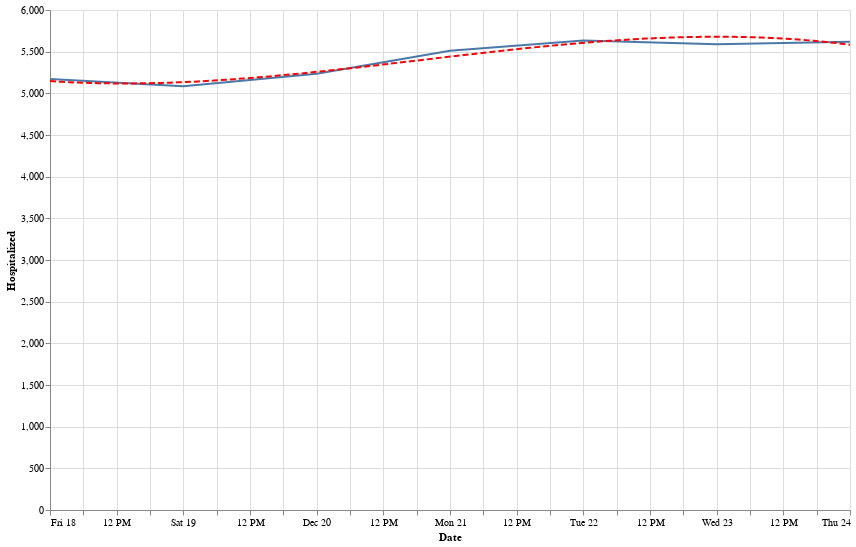

Source (notebook cell):
### Code cell
state = alt.Chart(data[data['State'] == 'FL'].sort_values('Date').tail(7)).mark_line().encode(
    x='Date:T',
    y='Hospitalized:Q'
)
reg = state.transform_regression("Date", "Hospitalized", method="poly").mark_line(color='red', strokeDash=[6,3])
(state+reg).properties(width=800, height=500).interactive()

### Figure 1 — Vega-Lite specification as saved in the notebook (floating-point values rounded to 4 significant figures)
{"config": {"view": {"continuousWidth": 400, "continuousHeight": 300}}, "layer": [{"mark": "line", "encoding": {"x": {"type": "temporal", "field": "Date"}, "y": {"type": "quantitative", "field": "Hospitalized"}}, "selection": {"selector008": {"type": "interval", "bind": "scales", "encodings": ["x", "y"]}}}, {"mark": {"type": "line", "color": "red", "strokeDash": [6, 3]}, "encoding": {"x": {"type": "temporal", "field": "Date"}, "y": {"type": "quantitative", "field": "Hospitalized"}}, "transform": [{"on": "Date", "regression": "Hospitalized", "method": "poly"}]}], "data": {"name": "data-05334ea1bb657e4c00856412325d8ee0"}, "height": 500, "width": 800, "$schema": "https://vega.github.io/schema/vega-lite/v4.8.1.json", "datasets": {"data-05334ea1bb657e4c00856412325d8ee0": [{"State": "FL", "Date": "12-18-2020", "Confirmed": 1181000.0, "Deaths": 20400.0, "Recovered": 0.0, "Confirmed_New": 13000.0, "Deaths_New": 96.0, "Recovered_New": 0.0, "Active": 1161000.0, "positive": 1162000.0, "probableCases": 138600.0, "negative": 6966000.0, "pending": 6550.0, "totalTestResultsSource": "totalTestEncountersViral", "totalTestResults": 14390000.0, "Hospitalized": 5172.0, "hospitalizedCumulative": 60390.0, "inIcuCurrently": null, "inIcuCumulative": null, "onVentilatorCurrently": null, "onVentilatorCumulative": null, "recovered": null, "dataQualityGrade": "A", "lastUpdateEt": "12/17/2020 23:59", "dateModified": "2020-12-17T23:59:00Z", "checkTimeEt": "12/17 18:59", "death": 20690.0, "hospitalized": 60390.0, "dateChecked": "2020-12-17T23:59:00Z", "totalTestsViral": 12820000.0, "positiveTestsViral": 1510000.0, "negativeTestsViral": 11260000.0, "positiveCasesViral": 1023000.0, "deathConfirmed": null, "deathProbable": null, "totalTestEncountersViral": 14390000.0, "totalTestsPeopleViral": 8128000.0, "totalTestsAntibody": 650400.0, "positiveTestsAntibody": 71850.0, "negativeTestsAntibody": 578100.0, "totalTestsPeopleAntibody": 630800.0, "positiveTestsPeopleAntibody": 69600.0, "negativeTestsPeopleAntibody": 560900.0, "totalTestsPeopleAntigen": null, "positiveTestsPeopleAntigen": null, "totalTestsAntigen": null, "positiveTestsAntigen": null, "fips": 12.0, "positiveIncrease": 12830.0, "negativeIncrease": 43650.0, "total": 8135000.0, "totalTestResultsIncrease": 132700.0, "posNeg": 8128000.0, "deathIncrease": 96.0, "hospitalizedIncrease": 315.0, "hash": "0c99461d0543168ac6fbbea0bad1e059315fb360", "commercialScore": 0.0, "negativeRegularScore": 0.0, "negativeScore": 0.0, "positiveScore": 0.0, "score": 0.0, "grade": null}, {"State": "FL", "Date": "12-19-2020", "Confirmed": 1193000.0, "Deaths": 20470.0, "Recovered": 0.0, "Confirmed_New": 11680.0, "Deaths_New": 72.0, "Recovered_New": 0.0, "Active": 1173000.0, "positive": 1173000.0, "probableCases": 142500.0, "negative": 7007000.0, "pending": 6620.0, "totalTestResultsSource": "totalTestEncountersViral", "totalTestResults": 14520000.0, "Hospitalized": 5086.0, "hospitalizedCumulative": 60640.0, "inIcuCurrently": null, "inIcuCumulative": null, "onVentilatorCurrently": null, "onVentilatorCumulative": null, "recovered": null, "dataQualityGrade": "A", "lastUpdateEt": "12/18/2020 23:59", "dateModified": "2020-12-18T23:59:00Z", "checkTimeEt": "12/18 18:59", "death": 20760.0, "hospitalized": 60640.0, "dateChecked": "2020-12-18T23:59:00Z", "totalTestsViral": 12930000.0, "positiveTestsViral": 1525000.0, "negativeTestsViral": 11350000.0, "positiveCasesViral": 1031000.0, "deathConfirmed": null, "deathProbable": null, "totalTestEncountersViral": 14520000.0, "totalTestsPeopleViral": 8181000.0, "totalTestsAntibody": 650400.0, "positiveTestsAntibody": 71850.0, "negativeTestsAntibody": 578100.0, "totalTestsPeopleAntibody": 630800.0, "positiveTestsPeopleAntibody": 69600.0, "negativeTestsPeopleAntibody": 560900.0, "totalTestsPeopleAntigen": null, "positiveTestsPeopleAntigen": null, "totalTestsAntigen": null, "positiveTestsAntigen": null, "fips": 12.0, "positiveIncrease": 11460.0, "negativeIncrease": 40630.0, "total": 8187000.0, "totalTestResultsIncrease": 123200.0, "posNeg": 8181000.0, "deathIncrease": 74.0, "hospitalizedIncrease": 251.0, "hash": "c18fcf801f43d6c276171674ae9390b61cccbbd6", "commercialScore": 0.0, "negativeRegularScore": 0.0, "negativeScore": 0.0, "positiveScore": 0.0, "score": 0.0, "grade": null}, {"State": "FL", "Date": "12-20-2020", "Confirmed": 1202000.0, "Deaths": 20570.0, "Recovered": 0.0, "Confirmed_New": 8401.0, "Deaths_New": 95.0, "Recovered_New": 0.0, "Active": 1181000.0, "positive": 1182000.0, "probableCases": 145200.0, "negative": 7042000.0, "pending": 6653.0, "totalTestResultsSource": "totalTestEncountersViral", "totalTestResults": 14610000.0, "Hospitalized": 5235.0, "hospitalizedCumulative": 60790.0, "inIcuCurrently": null, "inIcuCumulative": null, "onVentilatorCurrently": null, "onVentilatorCumulative": null, "recovered": null, "dataQualityGrade": "A", "lastUpdateEt": "12/19/2020 23:59", "dateModified": "2020-12-19T23:59:00Z", "checkTimeEt": "12/19 18:59", "death": 20860.0, "hospitalized": 60790.0, "dateChecked": "2020-12-19T23:59:00Z", "totalTestsViral": 13020000.0, "positiveTestsViral": 1536000.0, "negativeTestsViral": 11430000.0, "positiveCasesViral": 1036000.0, "deathConfirmed": null, "deathProbable": null, "totalTestEncountersViral": 14610000.0, "totalTestsPeopleViral": 8223000.0, "totalTestsAntibody": 650400.0, "positiveTestsAntibody": 71850.0, "negativeTestsAntibody": 578100.0, "totalTestsPeopleAntibody": 630800.0, "positiveTestsPeopleAntibody": 69600.0, "negativeTestsPeopleAntibody": 560900.0, "totalTestsPeopleAntigen": null, "positiveTestsPeopleAntigen": null, "totalTestsAntigen": null, "positiveTestsAntigen": null, "fips": 12.0, "positiveIncrease": 8140.0, "negativeIncrease": 34500.0, "total": 8230000.0, "totalTestResultsIncrease": 93310.0, "posNeg": 8223000.0, "deathIncrease": 97.0, "hospitalizedIncrease": 148.0, "hash": "0e1b956cb1557c56ed9f62822b7dea61ae6afb1a", "commercialScore": 0.0, "negativeRegularScore": 0.0, "negativeScore": 0.0, "positiveScore": 0.0, "score": 0.0, "grade": null}, {"State": "FL", "Date": "12-21-2020", "Confirmed": 1213000.0, "Deaths": 20680.0, "Recovered": 0.0, "Confirmed_New": 11020.0, "Deaths_New": 112.0, "Recovered_New": 0.0, "Active": 1192000.0, "positive": 1192000.0, "probableCases": 147200.0, "negative": 7083000.0, "pending": 6655.0, "totalTestResultsSource": "totalTestEncountersViral", "totalTestResults": 14730000.0, "Hospitalized": 5512.0, "hospitalizedCumulative": 60950.0, "inIcuCurrently": null, "inIcuCumulative": null, "onVentilatorCurrently": null, "onVentilatorCumulative": null, "recovered": null, "dataQualityGrade": "A", "lastUpdateEt": "12/20/2020 23:59", "dateModified": "2020-12-20T23:59:00Z", "checkTimeEt": "12/20 18:59", "death": 20980.0, "hospitalized": 60950.0, "dateChecked": "2020-12-20T23:59:00Z", "totalTestsViral": 13130000.0, "positiveTestsViral": 1550000.0, "negativeTestsViral": 11520000.0, "positiveCasesViral": 1045000.0, "deathConfirmed": null, "deathProbable": null, "totalTestEncountersViral": 14730000.0, "totalTestsPeopleViral": 8276000.0, "totalTestsAntibody": 650400.0, "positiveTestsAntibody": 71850.0, "negativeTestsAntibody": 578100.0, "totalTestsPeopleAntibody": 630800.0, "positiveTestsPeopleAntibody": 69600.0, "negativeTestsPeopleAntibody": 560900.0, "totalTestsPeopleAntigen": null, "positiveTestsPeopleAntigen": null, "totalTestsAntigen": null, "positiveTestsAntigen": null, "fips": 12.0, "positiveIncrease": 10910.0, "negativeIncrease": 41510.0, "total": 8282000.0, "totalTestResultsIncrease": 116700.0, "posNeg": 8276000.0, "deathIncrease": 115.0, "hospitalizedIncrease": 162.0, "hash": "936147c1e8ad232246fca34de2ae5545cca3bdd5", "commercialScore": 0.0, "negativeRegularScore": 0.0, "negativeScore": 0.0, "positiveScore": 0.0, "score": 0.0, "grade": null}, {"State": "FL", "Date": "12-22-2020", "Confirmed": 1223000.0, "Deaths": 20750.0, "Recovered": 0.0, "Confirmed_New": 10430.0, "Deaths_New": 74.0, "Recovered_New": 0.0, "Active": 1202000.0, "positive": 1203000.0, "probableCases": 150500.0, "negative": 7121000.0, "pending": 6691.0, "totalTestResultsSource": "totalTestEncountersViral", "totalTestResults": 14830000.0, "Hospitalized": 5634.0, "hospitalizedCumulative": 61280.0, "inIcuCurrently": null, "inIcuCumulative": null, "onVentilatorCurrently": null, "onVentilatorCumulative": null, "recovered": null, "dataQualityGrade": "A", "lastUpdateEt": "12/21/2020 23:59", "dateModified": "2020-12-21T23:59:00Z", "checkTimeEt": "12/21 18:59", "death": 21050.0, "hospitalized": 61280.0, "dateChecked": "2020-12-21T23:59:00Z", "totalTestsViral": 13230000.0, "positiveTestsViral": 1564000.0, "negativeTestsViral": 11610000.0, "positiveCasesViral": 1052000.0, "deathConfirmed": null, "deathProbable": null, "totalTestEncountersViral": 14830000.0, "totalTestsPeopleViral": 8324000.0, "totalTestsAntibody": 650400.0, "positiveTestsAntibody": 71850.0, "negativeTestsAntibody": 578100.0, "totalTestsPeopleAntibody": 630800.0, "positiveTestsPeopleAntibody": 69600.0, "negativeTestsPeopleAntibody": 560900.0, "totalTestsPeopleAntigen": null, "positiveTestsPeopleAntigen": null, "totalTestsAntigen": null, "positiveTestsAntigen": null, "fips": 12.0, "positiveIncrease": 10200.0, "negativeIncrease": 37850.0, "total": 8330000.0, "totalTestResultsIncrease": 105400.0, "posNeg": 8324000.0, "deathIncrease": 76.0, "hospitalizedIncrease": 326.0, "hash": "435ed5b66b5cb891991e249b99508a0d8056fa88", "commercialScore": 0.0, "negativeRegularScore": 0.0, "negativeScore": 0.0, "positiveScore": 0.0, "score": 0.0, "grade": null}, {"State": "FL", "Date": "12-23-2020", "Confirmed": 1234000.0, "Deaths": 20870.0, "Recovered": 0.0, "Confirmed_New": 11380.0, "Deaths_New": 120.0, "Recovered_New": 0.0, "Active": 1214000.0, "positive": 1214000.0, "probableCases": 154600.0, "negative": 7163000.0, "pending": 6739.0, "totalTestResultsSource": "totalTestEncountersViral", "totalTestResults": 14940000.0, "Hospitalized": 5590.0, "hospitalizedCumulative": 61620.0, "inIcuCurrently": null, "inIcuCumulative": null, "onVentilatorCurrently": null, "onVentilatorCumulative": null, "recovered": null, "dataQualityGrade": "A", "lastUpdateEt": "12/22/2020 23:59", "dateModified": "2020-12-22T23:59:00Z", "checkTimeEt": "12/22 18:59", "death": 21170.0, "hospitalized": 61620.0, "dateChecked": "2020-12-22T23:59:00Z", "totalTestsViral": 13340000.0, "positiveTestsViral": 1578000.0, "negativeTestsViral": 11700000.0, "positiveCasesViral": 1059000.0, "deathConfirmed": null, "deathProbable": null, "totalTestEncountersViral": 14940000.0, "totalTestsPeopleViral": 8377000.0, "totalTestsAntibody": 650400.0, "positiveTestsAntibody": 71850.0, "negativeTestsAntibody": 578100.0, "totalTestsPeopleAntibody": 630800.0, "positiveTestsPeopleAntibody": 69600.0, "negativeTestsPeopleAntibody": 560900.0, "totalTestsPeopleAntigen": null, "positiveTestsPeopleAntigen": null, "totalTestsAntigen": null, "positiveTestsAntigen": null, "fips": 12.0, "positiveIncrease": 11100.0, "negativeIncrease": 42210.0, "total": 8384000.0, "totalTestResultsIncrease": 108500.0, "posNeg": 8377000.0, "deathIncrease": 121.0, "hospitalizedIncrease": 338.0, "hash": "4f143d9c0ddafb03fda40945cd2cef2ab7501857", "commercialScore": 0.0, "negativeRegularScore": 0.0, "negativeScore": 0.0, "positiveScore": 0.0, "score": 0.0, "grade": null}, {"State": "FL", "Date": "12-24-2020", "Confirmed": 1248000.0, "Deaths": 21000.0, "Recovered": 0.0, "Confirmed_New": 13150.0, "Deaths_New": 121.0, "Recovered_New": 0.0, "Active": 1227000.0, "positive": 1227000.0, "probableCases": 158800.0, "negative": 7210000.0, "pending": 6765.0, "totalTestResultsSource": "totalTestEncountersViral", "totalTestResults": 15090000.0, "Hospitalized": 5619.0, "hospitalizedCumulative": 61920.0, "inIcuCurrently": null, "inIcuCumulative": null, "onVentilatorCurrently": null, "onVentilatorCumulative": null, "recovered": null, "dataQualityGrade": "A", "lastUpdateEt": "12/23/2020 23:59", "dateModified": "2020-12-23T23:59:00Z", "checkTimeEt": "12/23 18:59", "death": 21300.0, "hospitalized": 61920.0, "dateChecked": "2020-12-23T23:59:00Z", "totalTestsViral": 13470000.0, "positiveTestsViral": 1595000.0, "negativeTestsViral": 11810000.0, "positiveCasesViral": 1068000.0, "deathConfirmed": null, "deathProbable": null, "totalTestEncountersViral": 15090000.0, "totalTestsPeopleViral": 8437000.0, "totalTestsAntibody": 650400.0, "positiveTestsAntibody": 71850.0, "negativeTestsAntibody": 578100.0, "totalTestsPeopleAntibody": 630800.0, "positiveTestsPeopleAntibody": 69600.0, "negativeTestsPeopleAntibody": 560900.0, "totalTestsPeopleAntigen": null, "positiveTestsPeopleAntigen": null, "totalTestsAntigen": null, "positiveTestsAntigen": null, "fips": 12.0, "positiveIncrease": 12770.0, "negativeIncrease": 47070.0, "total": 8444000.0, "totalTestResultsIncrease": 151600.0, "posNeg": 8437000.0, "deathIncrease": 122.0, "hospitalizedIncrease": 305.0, "hash": "279a7b2aebdbcc0579247b86ce9fa9bfde7396c7", "commercialScore": 0.0, "negativeRegularScore": 0.0, "negativeScore": 0.0, "positiveScore": 0.0, "score": 0.0, "grade": null}]}}
